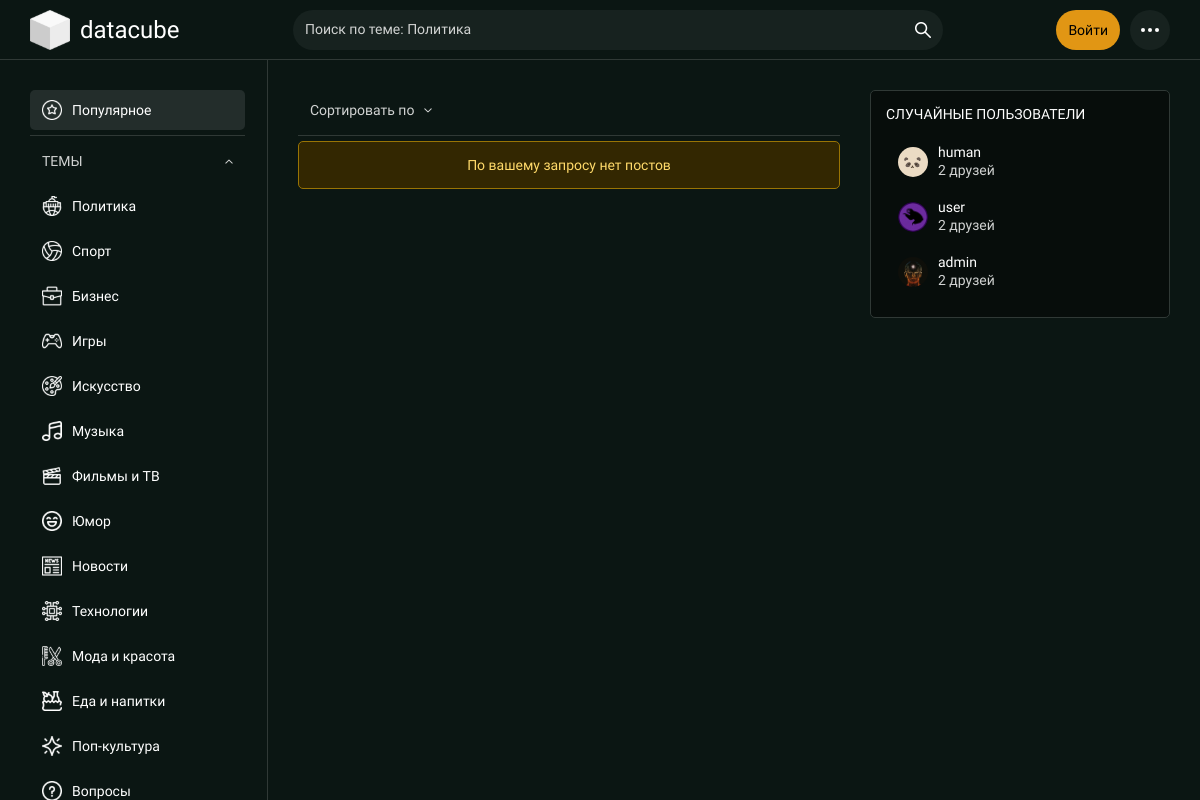
The page /index.php?topic=1 on the database its author committed.
### tables this page shows
CREATE TABLE `topics` (
  `id` bigint UNSIGNED NOT NULL,
  `topic` varchar(255) DEFAULT NULL,
  `topic_image` varchar(255) DEFAULT NULL
);

CREATE TABLE `users` (
  `id` bigint UNSIGNED NOT NULL,
  `login` varchar(255) DEFAULT NULL,
  `password` varchar(255) DEFAULT NULL,
  `email` varchar(255) DEFAULT NULL,
  `avatar` varchar(255) DEFAULT NULL,
  `cover` varchar(255) DEFAULT NULL,
  `status` varchar(255) DEFAULT NULL,
  `count_friends` bigint UNSIGNED NOT NULL DEFAULT '0',
  `created_at` timestamp NOT NULL DEFAULT CURRENT_TIMESTAMP,
  `role_id` bigint UNSIGNED NOT NULL DEFAULT '2',
  `status_user_id` bigint UNSIGNED NOT NULL DEFAULT '1'
);

### app/action/dataOrdering/ordering.php (called while the page is built, shortened)
<?php
   $topic_filter = !empty($_GET['topic']) ? "AND `topics`.`id` = ?" : "";
   $search_filter = !empty($_GET['search']) ? "AND `posts`.`heading` LIKE ?" : "";
   $sort_filter = !empty($_GET['sort']) ? ($_GET['sort'] == 'popular' ? "ORDER BY `posts`.`count_likes` DESC" : ($_GET['sort'] == 'old' ? "ORDER BY `posts`.`created_at` ASC" : ($_GET['sort'] == 'new' ? "ORDER BY `posts`.`created_at` DESC" : header("Location: ./index.php")))) : "";
   $query = "SELECT `users`.*, `topics`.*, `posts`.*
   FROM `posts`
      LEFT JOIN `users` ON `posts`.`user_id` = `users`.`id`
      LEFT JOIN `topics` ON `posts`.`topic_id` = `topics`.`id`
   WHERE TRUE $topic_filter $search_filter $sort_filter";
   $stmt = $link->prepare($query);
   if (!empty($_GET['topic']) && !empty($_GET['search'])) {
      $topic_id = (int)$_GET['topic'];
      $searchParam = "%" . $link->real_escape_string($_GET['search']) . "%";
      $stmt->bind_param("is", $topic_id, $searchParam);
   } elseif (!empty($_GET['topic'])) {
      $topic_id = (int)$_GET['topic'];
      $stmt->bind_param("i", $topic_id);
   } elseif (!empty($_GET['search'])) {
      $searchParam = "%" . $link->real_escape_string($_GET['search']) . "%";
      $stmt->bind_param("s", $searchParam);
   }
   $stmt->execute();
   $posts = $stmt->get_result();
   if (!empty($_GET['topic'])) {
      $selected_topic_query = $link->prepare("SELECT * FROM `topics` WHERE `id` = ?");
      $selected_topic_id = (int)$_GET['topic'];
      $selected_topic_query->bind_param("i", $selected_topic_id);
      $selected_topic_query->execute();
      $selected_topic_result = $selected_topic_query->get_result();
      $selected_topic = $selected_topic_result->fetch_assoc();
   }
?>

### app/components/aside.php (the view, shortened to what this page needs)
<?php
   $stmt = $link->prepare("SELECT * FROM `topics`");
   $stmt->execute();
   $topicsAside = $stmt->get_result();
?>
<aside>
   <div class="aside-block aside-main">
      <a href="#" class="aside-main__btnActive">
         <img src="./assets/files/popular.svg" alt="Популярное" class="aside-main__icon">Популярное
      </a>
      <div class="separator"></div>
      <div class="aside-main__list" data-id="1">
         <a href="#" class="aside-main__list__openList" data-id="1">
            ТЕМЫ<img src="./assets/files/arrow.svg" alt="Стрелочка" class="aside-main__list__iconArrow" data-id="1">
         </a>
         <div class="aside-main__listHidden" data-id="1">
            <div class="aside-main__listShow" data-id="1">
               <?php while ($topic = $topicsAside->fetch_assoc()) { ?>
                  <a href="./index.php?topic=<?php echo $topic['id']; ?>" class="aside-main__btn">
                     <img src="./assets/files/others/topics/<?php echo $topic['topic_image']; ?>" alt="Популярное" class="aside-main__icon"><?php echo $topic['topic']; ?>
                  </a>
               <?php } ?>
            </div>
         </div>
      </div>
   </div>
</aside>

### app/components/header.php (shortened to what this page needs)
<?php
   require_once "./app/action/core.php";
   require_once "./app/action/dataOrdering/ordering.php";
?>
<!DOCTYPE html>
<html lang="ru">
<head>
   <link rel="stylesheet" href="./assets/styles/style.css">
</head>
<body>
   <header>
      <div class="header-container">
         <a href="./index.php" class="header-block header-logo">
            <img src="./assets/files/logo.svg" alt="Логотип" class="header-logo__iconLogo">
            <span class="header-logo__title">datacube</span>
         </a>
         <form action="./app/action/dataOrdering/search.php" method="GET" class="header-block header-search">
            <input type="text" name="field" class="header-search__field" placeholder="<?php if(!empty($_GET['topic'])) { echo "Поиск по теме: " . $selected_topic['topic']; } else { echo "Поиск по сайту"; } ?>" <?php if(!empty($_GET['search'])) { echo "value=" . $_GET['search']; } ?>>
            <button name="search" class="header-search__button">
               <img src="./assets/files/search.svg" alt="Поиск" class="header-search__iconSearch">
            </button>
         </form>
         <div class="header-block header-menu">
            <?php if(isset($_SESSION['user'])) { ?>
               <a href="./chat.php" class="header-menu__userBtn">
                  <img src="./assets/files/chat.svg" alt="Чат" class="header-menu__userBtnIcon">
               </a>
               <a href="./create-post.php" class="header-menu__userBtn">
                  <img src="./assets/files/plus.svg" alt="Создать пост" class="header-menu__userBtnIcon">
               </a>
               <a href="./profile.php?id=<?php echo $_SESSION['user']['id']; ?>" class="header-menu__userBtn">
                  <img src="./assets/files/profile.svg" alt="Профиль" class="header-menu__userBtnIcon">
               </a>
            <?php } else { ?>
               <a href="#" class="header-menu__btnLogin header-menu__openModal">
                  Войти
               </a>
            <?php } ?>
            <a href="#" class="header-menu__btnHamburgerMenu">
               <img src="./assets/files/dots.svg" alt="Гамбургер меню" class="header-menu__iconDots">
            </a>
         </div>
      </div>
   </header>

### index.php (shortened to what this page needs)
<?php
   require_once "./app/components/header.php";
   $possibleFriends = $link->query("SELECT * FROM `users` ORDER BY RAND() LIMIT 5");
?>
   <main>
      <div class="main-container">
         <?php require_once "./app/components/aside.php"; ?>
         <section class="main-central">
            <div class="main-central__header">
               <a href="#" class="main-central__header__btnSort">
                  Сортировать по<img src="./assets/files/arrow.svg" alt="Стрелочка" class="main-central__header__iconArrow">
               </a>
            </div>
            <div class="separator"></div>
            <div class="main-central__feedPosts" id="feed">
               <?php if($posts->num_rows > 0) { ?>
                  <?php while($post = $posts->fetch_assoc()) { ?>
                     <a href="./post.php?id=<?php echo $post['id']; ?>" class="main-central__post">
                        <div class="main-central__postHeader">
                           <span href="#" class="main-central__postCommunity">
                              <img src="./assets/files/users/avatars/<?php if($post['avatar'] != NULL) { echo $post['avatar']; } else { echo "default-avatar.jpg"; } ?>" alt="<?php echo $post['login']; ?>" class="main-central__postCommunity__icon"><?php echo $post['login']; ?>
                           </span>
                        </div>
                        <div class="main-central__postText">
                           <?php echo $post['heading']; ?>
                        </div>
                        <?php if($post['text'] != NULL) { ?>
                           <div class="main-central__postTextP">
                              <?php echo $post['text']; ?>
                           </div>
                        <?php } ?>
                        <?php if($post['post_file'] != NULL) { ?>
                           <?php $postFileType = pathinfo($post['post_file'], PATHINFO_EXTENSION); ?>
                           <?php if($postFileType == 'jpg' || $postFileType == 'jpeg' || $postFileType == 'png' || $postFileType == 'gif') { ?>
                              <div class="main-central__postImg">
                                 <img src="./assets/files/posts/images/<?php echo $post['post_file']; ?>" alt="Фоновое изображение" class="main-central__postImg__backgroundImg">
                                 <div class="main-central__postImg__slot">
                                    <img src="./assets/files/posts/images/<?php echo $post['post_file']; ?>" alt="Основное изображение" class="main-central__postImg__mainImg">
                                 </div>
                              </div>
                           <?php } elseif($postFileType == 'mp4' || $postFileType == 'webm') { ?>
                              <video class="main-central__postVideo" preload="auto" controls>
                                 <source src="./assets/files/posts/videos/<?php echo $post['post_file']; ?>" type="video/<?php echo $postFileType; ?>">
                              </video>
                           <?php } ?>
                        <?php } ?>
                        <form action="./app/action/post/post-btns.php" method="POST" class="main-central__postFooter">
                           <div class="main-central__postFooter__block">
                              <input type="hidden" name="post_id" value="<?php echo $post['id']; ?>">
                              <?php if(isset($_SESSION['user'])) {
                                 $post_id = $post['id'];
                                 $user_id = $_SESSION['user']['id'];
                                 $like = $link->prepare("SELECT * FROM `likes` WHERE `post_id` = ? AND `user_id` = ?");
                                 $save = $link->prepare("SELECT * FROM `saved` WHERE `post_id` = ? AND `user_id` = ?");
                                 $like->bind_param('ii', $post_id, $user_id);
                                 $save->bind_param('ii', $post_id, $user_id);
                                 $like->execute();
                                 $like->store_result();
                                 $save->execute();
                                 $save->store_result();
                              ?>
                              <button name="like" class="main-central__postFooter__btn">
                                 <img src="./assets/files/<?php if($like->num_rows == 0) { echo "inactive-like.svg"; } else { echo "like-active.svg"; } ?>" alt="Лайк" class="main-central__postFooter__btnIcon">
                                 <span class="like-count"><?php echo $post['count_likes']; ?></span>
                              </button>
                              <?php } else { ?>
                              <button class="main-central__postFooter__btn header-menu__openModal">
                                 <img src="./assets/files/inactive-like.svg" alt="Лайк" class="main-central__postFooter__btnIcon">
                                 <span class="like-count"><?php echo $post['count_likes']; ?></span>
                              </button>
                              <?php } ?>
                              <div class="main-central__postFooter__btn"><img src="./assets/files/comment.svg" alt="Комментарий" class="main-central__postFooter__btnIcon"><?php echo $post['count_comments']; ?></div>
                              <?php if(isset($_SESSION['user'])) { ?>
                              <button name="save" class="main-central__postFooter__btn">
                                 <img src="./assets/files/<?php if($save->num_rows == 0) { echo "inactive-save.svg"; } else { echo "save-active.svg"; } ?>" alt="Сохранить" class="main-central__postFooter__btnIcon">
                                 <span class="save"><?php if($save->num_rows == 0) { echo "Сохранить"; } else { echo "Сохранено"; } ?></span>
                              </button>
                              <?php } else { ?>
                              <button class="main-central__postFooter__btn header-menu__openModal">
                                 <img src="./assets/files/inactive-save.svg" alt="Сохранить" class="main-central__postFooter__btnIcon">
                                 <span class="save">Сохранить</span>
                              </button>
                              <?php } ?>
                              <button class="main-central__postFooter__btn"><img src="./assets/files/share.svg" alt="Поделиться" class="main-central__postFooter__btnIcon">Поделиться</button>
                           </div>
                           <div class="main-central__postFooter__block main-central__postFooter__time">
                              19 часов назад
                           </div>
                        </form>
                     </a>
                     <div class="separator"></div>
                  <?php } ?>
                  <div id="loading">Загрузка...</div>
               <?php } else { ?>
                  <div class="main-central__feedPosts__noPosts">
                     По вашему запросу нет постов
                  </div>
               <?php } ?>
            </div>
         </section>
         <section class="main-right">
            <div class="main-right__block main-right__communities">
               <div class="main-right__communities__title">
                  СЛУЧАЙНЫЕ ПОЛЬЗОВАТЕЛИ
               </div>
               <?php while($possibleFriend = $possibleFriends->fetch_assoc()) { ?>
               <a href="./profile.php?id=<?php echo $possibleFriend['id']; ?>" class="main-right__community">
                  <img src="./assets/files/users/avatars/<?php if($possibleFriend['avatar'] != NULL) { echo $possibleFriend['avatar']; } else { echo "default-avatar.jpg"; } ?>" alt="<?php echo $possibleFriend['login']; ?>" class="main-right__community__icon">
                  <div class="main-right__community__text">
                     <span class="main-right__community__name"><?php echo $possibleFriend['login']; ?></span>
                     <span class="main-right__community__subscribers"><?php echo $possibleFriend['count_friends']; ?> друзей</span>
                  </div>
               </a>
               <?php } ?>
            </div>
         </section>
      </div>
   </main>
</body>
</html>

### rows shown on the page
topics: field "Поиск по теме: Политика", topic_image (picture), topic "Политика"
topics: topic_image (picture), topic "Спорт"
topics: topic_image (picture), topic "Бизнес"
topics: topic_image (picture), topic "Игры"
topics: topic_image (picture), topic "Искусство"
topics: topic_image (picture), topic "Музыка"
topics: topic_image (picture), topic "Фильмы и ТВ"
topics: topic_image (picture), topic "Юмор"
topics: topic_image (picture), topic "Новости"
topics: topic_image (picture), topic "Технологии"
topics: topic_image (picture), topic "Мода и красота"
topics: topic_image (picture), topic "Еда и напитки"
topics: topic_image (picture), topic "Поп-культура"
topics: topic_image (picture), topic "Вопросы"
users: avatar (picture), login "human", count_friends "2"
users: avatar+login (picture), login "user", count_friends "2"
users: avatar (picture), login "admin", count_friends "2"
